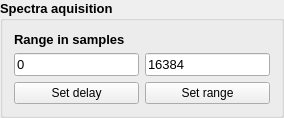
       <widget class="QGroupBox" name="groupBox_2">
        <property name="sizePolicy">
         <sizepolicy hsizetype="Preferred" vsizetype="Minimum">
          <horstretch>0</horstretch>
          <verstretch>0</verstretch>
         </sizepolicy>
        </property>
        <property name="minimumSize">
         <size>
          <width>100</width>
          <height>5</height>
         </size>
        </property>
        <property name="maximumSize">
         <size>
          <width>16777215</width>
          <height>16777215</height>
         </size>
        </property>
        <property name="font">
         <font>
          <pointsize>10</pointsize>
          <weight>75</weight>
          <bold>true</bold>
         </font>
        </property>
        <property name="title">
         <string>Spectra aquisition</string>
        </property>
        <layout class="QVBoxLayout" name="verticalLayout_10">
         <item>
          <widget class="QLabel" name="ACQ_range_label">
           <property name="sizePolicy">
            <sizepolicy hsizetype="Preferred" vsizetype="Fixed">
             <horstretch>0</horstretch>
             <verstretch>0</verstretch>
            </sizepolicy>
           </property>
           <property name="minimumSize">
            <size>
             <width>100</width>
             <height>0</height>
            </size>
           </property>
           <property name="font">
            <font>
             <pointsize>10</pointsize>
            </font>
           </property>
           <property name="text">
            <string>Range in samples</string>
           </property>
          </widget>
         </item>
         <item>
          <layout class="QHBoxLayout" name="horizontalLayout_30">
           <item>
            <widget class="QLineEdit" name="rang_start">
             <property name="sizePolicy">
              <sizepolicy hsizetype="Minimum" vsizetype="Fixed">
               <horstretch>0</horstretch>
               <verstretch>0</verstretch>
              </sizepolicy>
             </property>
             <property name="minimumSize">
              <size>
               <width>15</width>
               <height>0</height>
              </size>
             </property>
             <property name="font">
              <font>
               <weight>50</weight>
               <bold>false</bold>
              </font>
             </property>
             <property name="text">
              <string>0</string>
             </property>
            </widget>
           </item>
           <item>
            <widget class="QLineEdit" name="rang_stop">
             <property name="sizePolicy">
              <sizepolicy hsizetype="Minimum" vsizetype="Fixed">
               <horstretch>0</horstretch>
               <verstretch>0</verstretch>
              </sizepolicy>
             </property>
             <property name="font">
              <font>
               <weight>50</weight>
               <bold>false</bold>
              </font>
             </property>
             <property name="text">
              <string>16384</string>
             </property>
            </widget>
           </item>
          </layout>
         </item>
         <item>
          <layout class="QHBoxLayout" name="horizontalLayout_12">
           <item>
            <widget class="QPushButton" name="stop_acq_BUTTON">
             <property name="sizePolicy">
              <sizepolicy hsizetype="Minimum" vsizetype="Fixed">
               <horstretch>0</horstretch>
               <verstretch>0</verstretch>
              </sizepolicy>
             </property>
             <property name="minimumSize">
              <size>
               <width>15</width>
               <height>10</height>
              </size>
             </property>
             <property name="font">
              <font>
               <pointsize>9</pointsize>
               <weight>50</weight>
               <bold>false</bold>
              </font>
             </property>
             <property name="cursor">
              <cursorShape>PointingHandCursor</cursorShape>
             </property>
             <property name="mouseTracking">
              <bool>false</bool>
             </property>
             <property name="focusPolicy">
              <enum>Qt::StrongFocus</enum>
             </property>
             <property name="styleSheet">
              <string notr="true">olor: rgb(85, 196, 255); }
</string>
             </property>
             <property name="text">
              <string>Set delay</string>
             </property>
             <property name="shortcut">
              <string/>
             </property>
             <property name="checkable">
              <bool>false</bool>
             </property>
             <property name="autoRepeat">
              <bool>false</bool>
             </property>
             <property name="autoDefault">
              <bool>false</bool>
             </property>
             <property name="default">
              <bool>false</bool>
             </property>
             <property name="flat">
              <bool>false</bool>
             </property>
            </widget>
           </item>
           <item>
            <widget class="QPushButton" name="start_acq_BUTTON">
             <property name="sizePolicy">
              <sizepolicy hsizetype="Minimum" vsizetype="Fixed">
               <horstretch>0</horstretch>
               <verstretch>0</verstretch>
              </sizepolicy>
             </property>
             <property name="minimumSize">
              <size>
               <width>15</width>
               <height>10</height>
              </size>
             </property>
             <property name="font">
              <font>
               <pointsize>9</pointsize>
               <weight>50</weight>
               <bold>false</bold>
              </font>
             </property>
             <property name="cursor">
              <cursorShape>PointingHandCursor</cursorShape>
             </property>
             <property name="mouseTracking">
              <bool>false</bool>
             </property>
             <property name="focusPolicy">
              <enum>Qt::StrongFocus</enum>
             </property>
             <property name="styleSheet">
              <string notr="true">olor: rgb(85, 196, 255); }
</string>
             </property>
             <property name="text">
              <string>Set range</string>
             </property>
             <property name="shortcut">
              <string/>
             </property>
             <property name="checkable">
              <bool>false</bool>
             </property>
             <property name="autoRepeat">
              <bool>false</bool>
             </property>
             <property name="autoDefault">
              <bool>false</bool>
             </property>
             <property name="default">
              <bool>false</bool>
             </property>
             <property name="flat">
              <bool>false</bool>
             </property>
            </widget>
           </item>
          </layout>
         </item>
        </layout>
       </widget>
